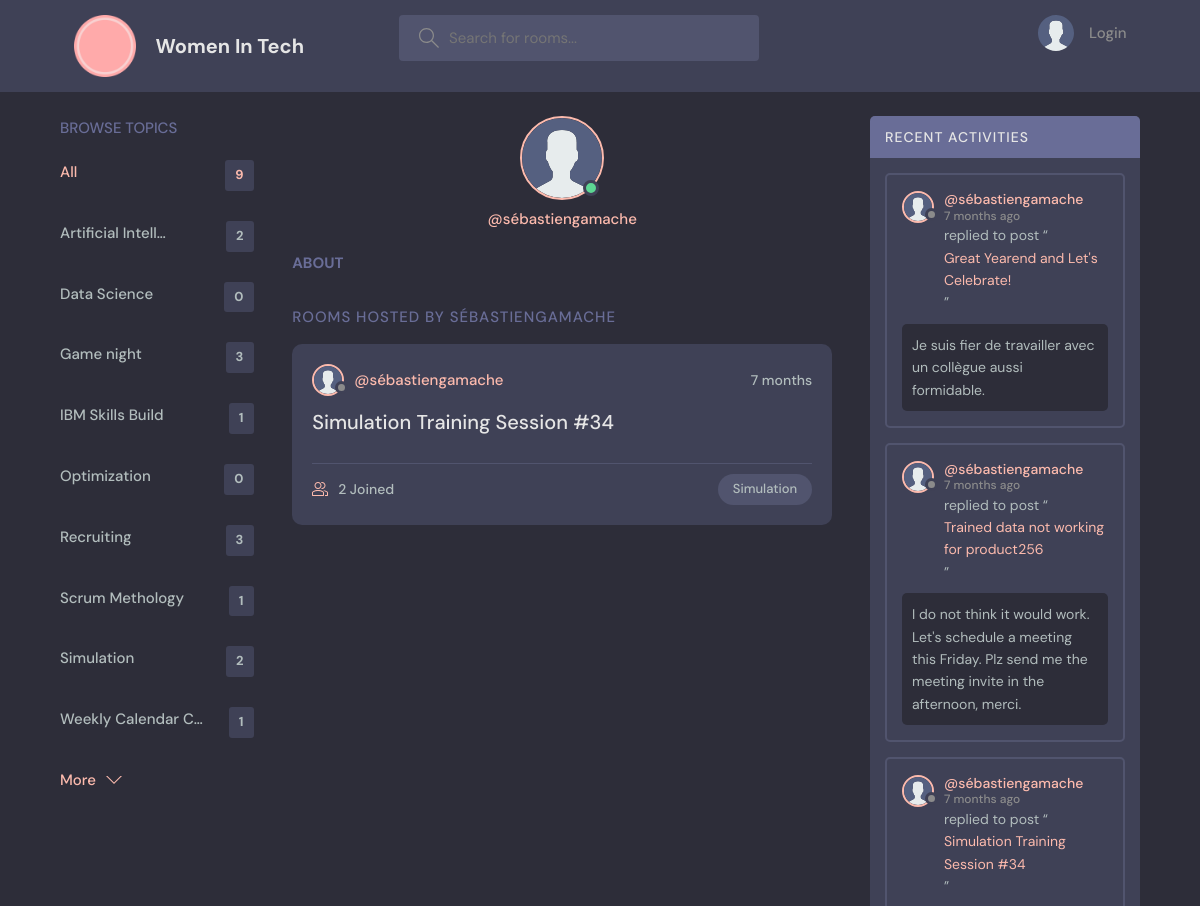
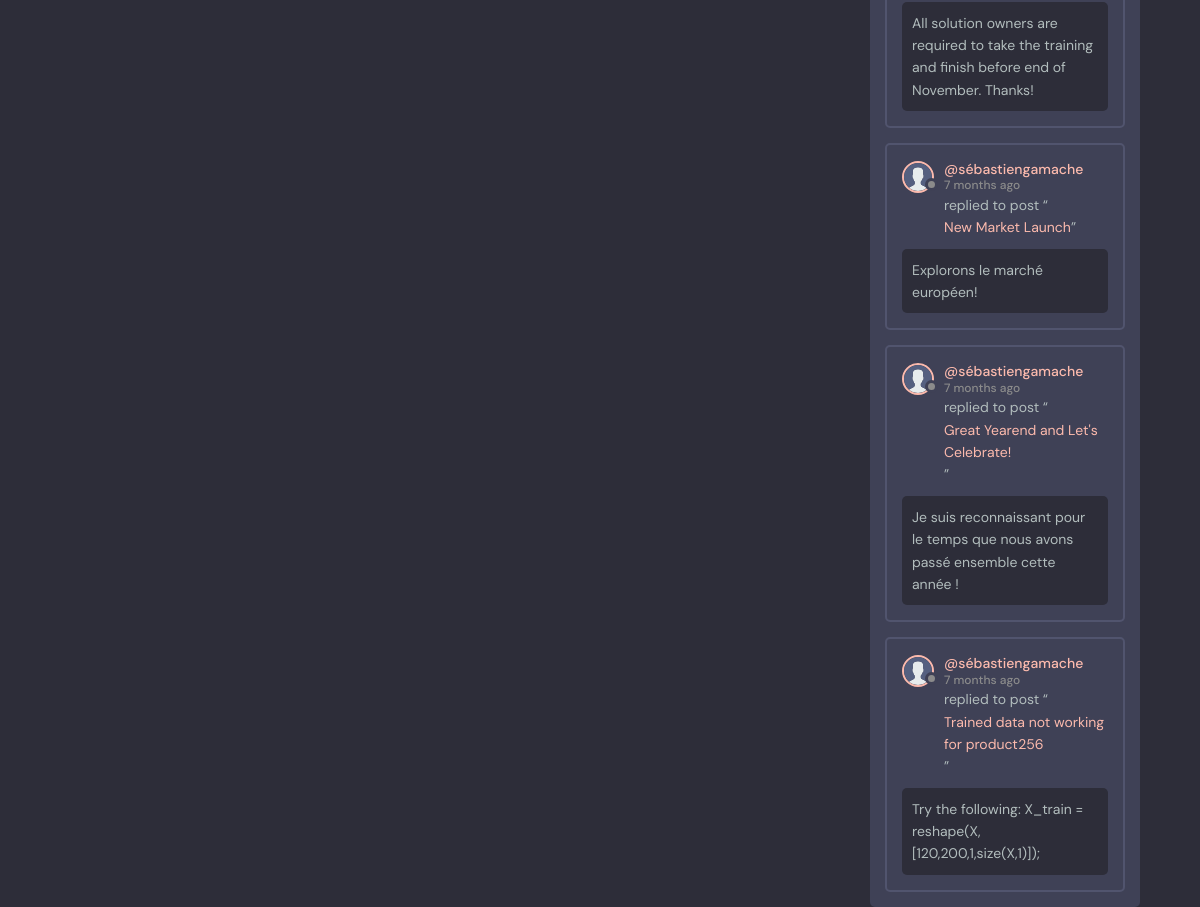
/profile/17/, run on the app's committed database (2 pictures, top to bottom).
### base/models.py (models this page shows, shortened)
class Topic(models.Model):
    name = models.CharField(max_length=200)
    class Meta:
        ordering = ['name']

class Room(models.Model):
    host = models.ForeignKey(User, on_delete=models.SET_NULL, null=True)
    topic = models.ForeignKey(
        Topic, on_delete=models.SET_NULL, null=True)
    name = models.CharField(max_length=200)
    description = models.TextField(null=True, blank=True)
    participants = models.ManyToManyField(
        User, related_name="participants", blank=True)
    updated = models.DateTimeField(auto_now=True)
    created = models.DateTimeField(auto_now_add=True)
    class Meta:
        ordering = ['-updated', '-created']
    def __str__(self):
        return self.name

class Message(models.Model):
    user = models.ForeignKey(User, on_delete=models.CASCADE)
    room = models.ForeignKey(Room, on_delete=models.CASCADE)
    body = models.TextField()
    updated = models.DateTimeField(auto_now=True)
    created = models.DateTimeField(auto_now_add=True)
    class Meta:
        ordering = ['-updated', '-created']

### base/views.py (the view)
# urls.py: path('profile/<str:pk>/', views.userProfile, name='user-profile'),
def userProfile(request, pk):
    user = User.objects.get(id=pk)
    rooms = user.room_set.all()
    room_messages = user.message_set.all()
    topics = Topic.objects.all()
    context = {"user": user, "rooms": rooms,
               "room_messages": room_messages, "topics": topics}
    return render(request, "base/profile.html", context)

### base/templates/base/profile.html (shortened to what this page needs)
{% extends 'main.html' %}
{% block content %}
{% load static %}
<main class="profile-page layout layout--3">
    <div class="container">
        {% include 'base/topics_component.html' %}
        <div class="roomList">
            <div class="profile">
                <div class="profile__avatar">
                    <div class="avatar avatar--large active">
                        <img src="{% static 'images/avatar.svg' %}" />
                    </div>
                </div>
                <div class="profile__info">
                    <p>@{{user.username}}</p>
                </div>
                <div class="profile__about">
                    <h3>About</h3>
                </div>
            </div>
            <div class="roomList__header">
                <div>
                    <h2> Rooms Hosted by {{user.username}}</a>
                    </h2>
                </div>
            </div>
            {% include 'base/feed_component.html' %}
        </div>
        {% include 'base/activity_component.html' %}
    </div>
</main>
{% endblock content %}

### base/templates/base/topics_component.html
<div class="topics">
    <div class="topics__header">
        <h2>Browse Topics</h2>
    </div>
    <ul class="topics__list">
        <li>
            <a href="{% url 'home' %}" class="active">All <span>{{topics.count}}</span></a>
        </li>
        {% for topic in topics %}
        <li>
            <a href="{% url 'home' %}?q={{topic.name}}">
                {{ topic.name | truncatechars:18 }}
                <span>{{topic.room_set.all.count}}</span></a>
        </li>
        {% endfor %}
    </ul>
    <a class="btn btn--link" href="topics.html">
        More
        <svg version="1.1" xmlns="http://www.w3.org/2000/svg" width="32" height="32" viewBox="0 0 32 32">
            <title>chevron-down</title>
            <path d="M16 21l-13-13h-3l16 16 16-16h-3l-13 13z"></path>
        </svg>
    </a>
</div>

### base/templates/base/feed_component.html (shortened to what this page needs)
{% for room in rooms %}
{% load static %}
<div class="roomListRoom">
    <div class="roomListRoom__header">
        <a href="{% url 'user-profile' room.host.id %}" class="roomListRoom__author">
            <div class="avatar avatar--small">
                <img src="{% static 'images/avatar.svg' %}" />
            </div>
            <span>@{{room.host.username}}</span>
        </a>
        <div class="roomListRoom__actions">
            <span>{{room.created|timesince}}</span>
        </div>
    </div>
    <div class="roomListRoom__content">
        <a href="{% url 'room' room.id%}">{{room.name}}</a>
    </div>
    <div class="roomListRoom__meta">
        <a href="{% url 'room' room.id%}" class="roomListRoom__joined">
            {{room.participants.all.count}} Joined
        </a>
        <p class="roomListRoom__topic">{{room.topic.name}}</p>
    </div>
</div>
{% endfor %}

### base/templates/base/activity_component.html (shortened to what this page needs)
{% load static %}
<div class="activities">
    <div class="activities__header">
        <h2>Recent Activities</h2>
    </div>
    {% for message in room_messages %}
    <div class="activities__box">
        <div class="activities__boxHeader roomListRoom__header">
            <a href="{% url 'user-profile' message.user.id %}" class="roomListRoom__author">
                <div class="avatar avatar--small">
                    <img src="{% static 'images/avatar.svg' %}" />
                </div>
                <p>
                    @{{message.user}}
                    <span>{{message.created|timesince}} ago</span>
                </p>
            </a>
        </div>
        <div class="activities__boxContent">
            <p>replied to post “<a href="{% url 'room' message.room.id %}">{{message.room}}</a>”</p>
            <div class="activities__boxRoomContent">
                {{message.body}}
            </div>
        </div>
    </div>
    {% endfor %}
</div>

### data on the page
Topic: name "Artificial Intell…", room_set.all.count "2"
Topic: name "Data Science", room_set.all.count "0"
Topic: name "Game night", room_set.all.count "3"
Topic: name "IBM Skills Build", room_set.all.count "1"
Topic: name "Optimization", room_set.all.count "0"
Topic: name "Recruiting", room_set.all.count "3"
Topic: name "Scrum Methology", room_set.all.count "1"
Topic: name "Simulation", room_set.all.count "2"
Topic: name "Weekly Calendar C…", room_set.all.count "1"
Room: host.username "sébastiengamache", created "7 months", name "Simulation Training Session #34", participants.all.count "2", topic.name "Simulation"
Message: user "sébastiengamache", created "7 months", room "Great Yearend and Let's Celebrate!", body "Je suis fier de travailler avec un collègue aussi formidable."
Message: user "sébastiengamache", created "7 months", room "Trained data not working for product256", body "I do not think it would work. Let's schedule a meeting this Friday. Plz send me the meeting invite in the afternoon, merci."
Message: user "sébastiengamache", created "7 months", room "Simulation Training Session #34", body "All solution owners are required to take the training and finish before end of November. Thanks!"
Message: user "sébastiengamache", created "7 months", room "New Market Launch", body "Explorons le marché européen!"
Message: user "sébastiengamache", created "7 months", room "Great Yearend and Let's Celebrate!", body "Je suis reconnaissant pour le temps que nous avons passé ensemble cette année !"
Message: user "sébastiengamache", created "7 months", room "Trained data not working for product256", body "Try the following: X_train = reshape(X, [120,200,1,size(X,1)]);"

### other printed values
{{ topics.count }} "9"
{{ user.username }} "sébastiengamache"
{{ user.username }} "SÉBASTIENGAMACHE"
